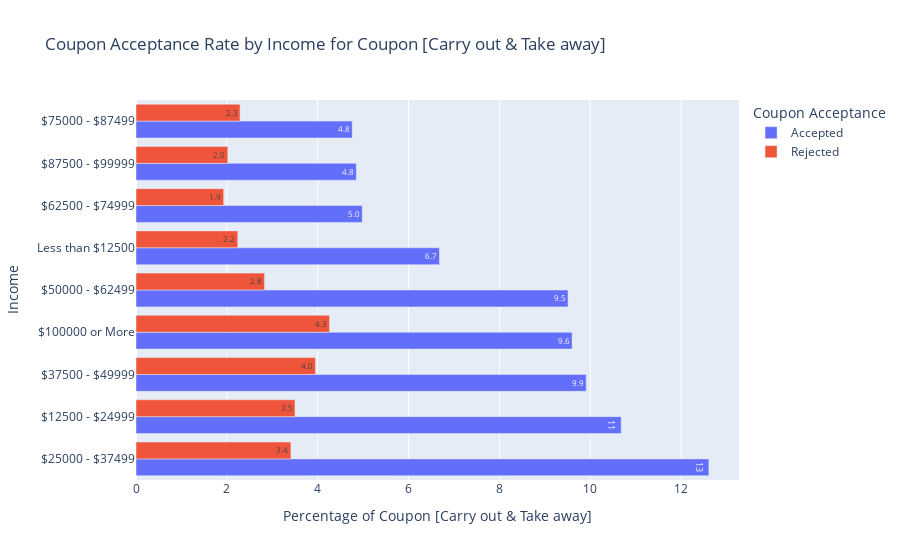

Write notebook code for a chart like this one.
### Markdown cell above
- Drivers Income

### Code cell
plot_coupon_acceptance_rate_by_column(non_bar_coupons, 'income')

### Figure 1 — Plotly figure (JSON) as saved in the notebook; plotly's stock layout.template omitted (floating-point values rounded to 4 significant figures)
{"data": [{"alignmentgroup": "True", "hovertemplate": "Y_str=Accepted<br>Percentage of Coupon [Carry out & Take away]=%{text}<br>Income=%{y}<extra></extra>", "legendgroup": "Accepted", "marker": {"color": "#636efa", "pattern": {"shape": ""}}, "name": "Accepted", "offsetgroup": "Accepted", "orientation": "h", "showlegend": true, "text": [12.61, 10.68, 9.91, 9.6, 9.51, 6.68, 4.98, 4.85, 4.76], "textposition": "auto", "texttemplate": "%{text:.2s}", "type": "bar", "x": [12.61, 10.68, 9.91, 9.6, 9.51, 6.68, 4.98, 4.85, 4.76], "xaxis": "x", "y": ["$25000 - $37499", "$12500 - $24999", "$37500 - $49999", "$100000 or More", "$50000 - $62499", "Less than $12500", "$62500 - $74999", "$87500 - $99999", "$75000 - $87499"], "yaxis": "y"}, {"alignmentgroup": "True", "hovertemplate": "Y_str=Rejected<br>Percentage of Coupon [Carry out & Take away]=%{text}<br>Income=%{y}<extra></extra>", "legendgroup": "Rejected", "marker": {"color": "#EF553B", "pattern": {"shape": ""}}, "name": "Rejected", "offsetgroup": "Rejected", "orientation": "h", "showlegend": true, "text": [4.26, 3.95, 3.5, 3.41, 2.83, 2.29, 2.24, 2.02, 1.93], "textposition": "auto", "texttemplate": "%{text:.2s}", "type": "bar", "x": [4.26, 3.95, 3.5, 3.41, 2.83, 2.29, 2.24, 2.02, 1.93], "xaxis": "x", "y": ["$100000 or More", "$37500 - $49999", "$12500 - $24999", "$25000 - $37499", "$50000 - $62499", "$75000 - $87499", "Less than $12500", "$87500 - $99999", "$62500 - $74999"], "yaxis": "y"}], "layout": {"barmode": "group", "legend": {"title": {"text": "Coupon Acceptance"}, "tracegroupgap": 0}, "title": {"text": "Coupon Acceptance Rate by Income for Coupon [Carry out & Take away]"}, "xaxis": {"anchor": "y", "domain": [0, 1], "title": {"text": "Percentage of Coupon [Carry out & Take away]"}}, "yaxis": {"anchor": "x", "domain": [0, 1], "title": {"text": "Income"}}}}
